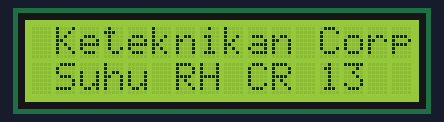
Bench run of a sketch on a simulated Arduino Mega 2560, built with avr-gcc and run on an emulated ATmega2560. Shown: 16×2 character LCD. What the sketch prints to the serial monitor is not drawn.

Above: at 0.1 s.
At 24.1 s:
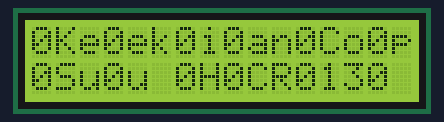

The sketch:

Arduino_Master_nolan.ino
```cpp
#include <SPI.h>
#include <Ethernet.h>
#include <Arduino.h>
#include <Wire.h>
#include "Adafruit_SHT31.h"
#include <LiquidCrystal.h>
#include "TimerOne.h"

const int rs = 50, en = 51, d4 = 23, d5 = 22, d6 = 27, d7 = 26;
LiquidCrystal lcd(rs, en, d4, d5, d6, d7);

String readString;
String dataIn;
String dt[30];
int i;
boolean parsing = false;

  float TPETB ; int tpb;
  float HPETB ; int hpb;
  float TPETC ; int tpc;
  float HPETC ; int hpc;

  float TCRA ; int tra;
  float HCRA ; int hra;
  float TCRB ; int trb;
  float HCRB ; int hrb;

  float TCRC ; int trc;
  float HCRC ; int hrc;
  float TCRD ; int trd;
  float HCRD ; int hrd;

byte mac[] = {0xDE, 0xAD, 0xBE, 0xEF, 0xFE, 0xED};
//IPAddress ip(192, 168, 1, 177);
EthernetServer server(80);
Adafruit_SHT31 sht1 = Adafruit_SHT31();
Adafruit_SHT31 sht2 = Adafruit_SHT31();

void setup() {
  lcd.begin(16, 2);
  lcd.setCursor(1, 0);
  lcd.print("Keteknikan Corp");
  lcd.setCursor(1, 1);
  lcd.print("Suhu RH CR 13");
  Serial.begin(9600);
  Serial2.begin(9600);
  Serial3.begin(9600);
  dataIn = "";
  Timer1.initialize(24000000);
  Timer1.attachInterrupt(kirim_data);
}

void loop()
{
  if (Serial2.available() > 0)
  {
    char inChar = (char)Serial2.read();
    dataIn += inChar;
    if (inChar == '#')
    {
      parsing = true;
    }
  }

  if (parsing)
  {
    parsingData();
    parsing = false;
    dataIn = "";
  }
}

void parsingData() {
  int j = 0;

  //inisialisasi variabel, (reset isi variabel)
  dt[j] = "";
  //proses parsing data
  for (i = 1; i < dataIn.length(); i++) {
    //pengecekan tiap karakter dengan karakter (#) dan (,)
    if ((dataIn[i] == '#') || (dataIn[i] == ','))
    {
      //increment variabel j, digunakan untuk merubah index array penampung
      j++;
      dt[j] = "";     //inisialisasi variabel array dt[j]
    }
    else
    {
      //proses tampung data saat pengecekan karakter selesai.
      dt[j] = dt[j] + dataIn[i];
    }
  }
  TPETB = dt[1].toFloat() ;
  HPETB = dt[2].toFloat() ;
  TPETC = dt[3].toFloat() ;
  HPETC = dt[4].toFloat() ;
  TCRA  = dt[5].toFloat() ;
  HCRA  = dt[6].toFloat() ;
  TCRB  = dt[7].toFloat() ;
  HCRB  = dt[8].toFloat() ;
  TCRC  = dt[9].toFloat() ;
  HCRC  = dt[10].toFloat() ;
  TCRD  = dt[11].toFloat() ;
  HCRD  = dt[12].toFloat() ;

  tpb = dt[1].toInt() ;
  hpb = dt[2].toInt() ;
  tpc = dt[3].toInt() ;
  hpc = dt[4].toInt() ;
  tra = dt[5].toInt() ;
  hra = dt[6].toInt() ;
  trb = dt[7].toInt() ;
  hrb = dt[8].toInt() ;
  trc = dt[9].toInt() ;
  hrc = dt[10].toInt() ;
  trd = dt[11].toInt() ;
  hrd = dt[12].toInt() ;
}

void kirim_data()
{
    Serial.print('#');
    Serial.print("PET");
    Serial.print(",");
    Serial.print(TPETB);
    Serial.print(",");
    Serial.print(HPETB);
    Serial.print(",");
    Serial.print(TPETC);
    Serial.print(",");
    Serial.print(HPETC);
    Serial.print(",");
    Serial.print(TCRA);
    Serial.print(",");
    Serial.print(HCRA);
    Serial.print(",");
    Serial.print(TCRB);
    Serial.print(",");
    Serial.print(HCRB);
    Serial.print(",");
    Serial.print(TCRC);
    Serial.print(",");
    Serial.print(HCRC);
    Serial.print(",");
    Serial.print(TCRD);
    Serial.print(",");
    Serial.print(HCRD);
    Serial.print("\n");

//  //lcd.setCursor(15, 0);
  lcd.setCursor(0, 0);
  lcd.print(tpb);
  lcd.setCursor(3, 0);
  lcd.print(hpb);
  lcd.setCursor(6, 0);
  lcd.print(tpc);
  lcd.setCursor(8, 0);
  lcd.print(hpc);
  lcd.setCursor(11, 0);
  lcd.print(tra);
  lcd.setCursor(14, 0);
  lcd.print(hra);
  lcd.setCursor(0, 1);
  lcd.print(trb);
  lcd.setCursor(3, 1);
  lcd.print(hrb);
  lcd.setCursor(6, 1);
  lcd.print(trc);
  lcd.setCursor(8, 1);
  lcd.print(hrc);
  lcd.setCursor(11, 1);
  lcd.print(trd);
  lcd.setCursor(14, 1);
  lcd.print(hrd);
}
```
